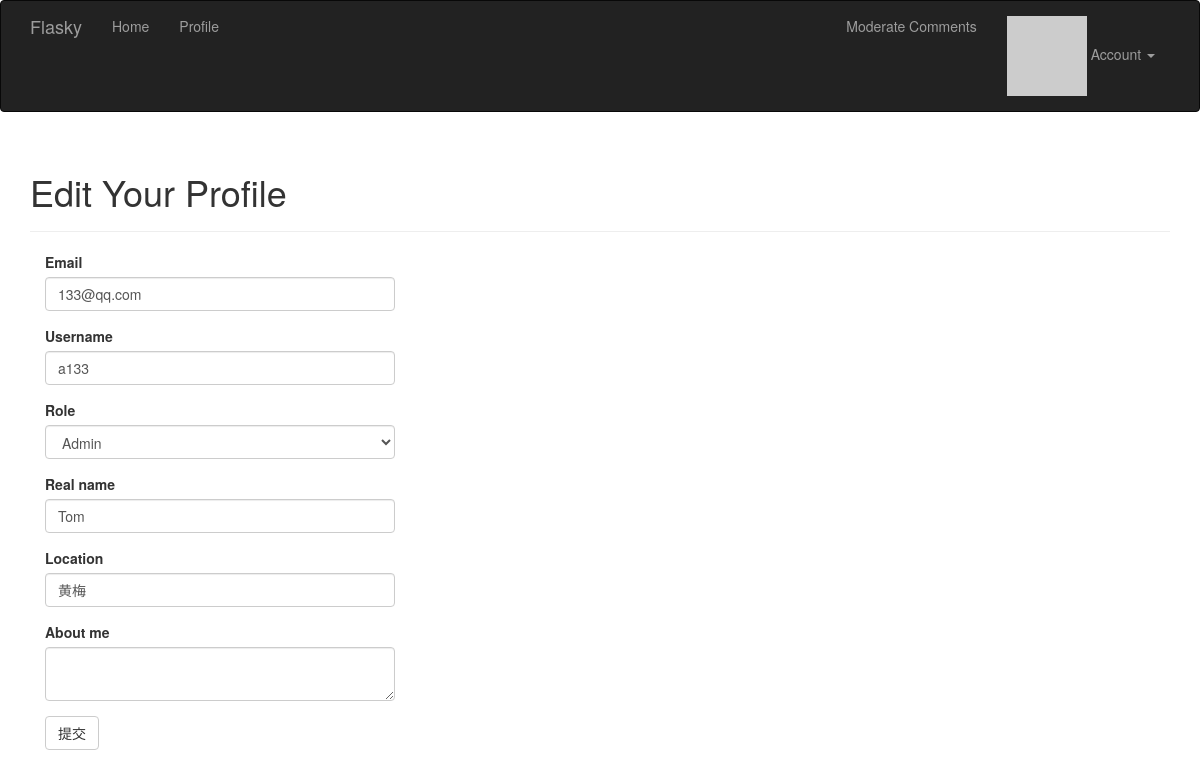
The app's page /edit-profile/2 (signed in), older data.
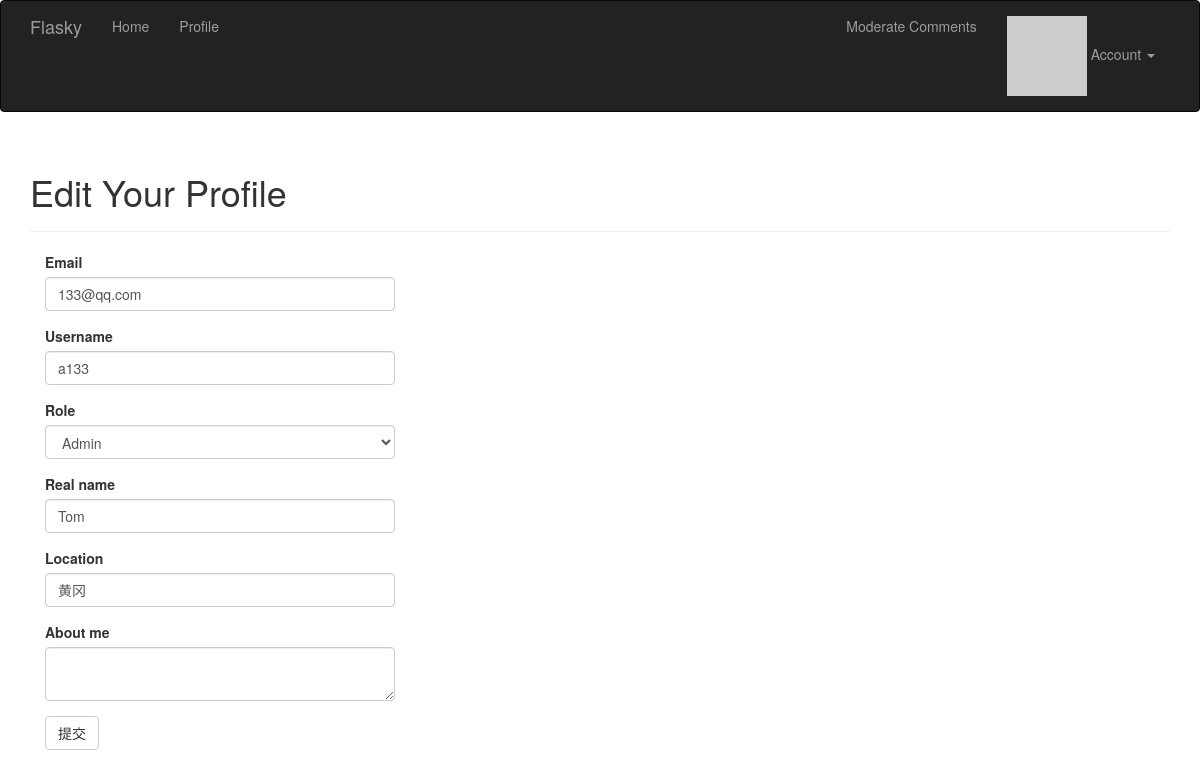
The same page, newer data.
### app/model.py (models this page shows, shortened)
class User(UserMixin,db.Model):
    __tablename__ = 'users'
    id = db.Column(db.Integer,primary_key=True)
    email = db.Column(db.String(64), unique=True, index=True)
    username = db.Column(db.String(64),unique=True)
    role_id = db.Column(db.Integer,db.ForeignKey('roles.id'))
    password_hash = db.Column(db.String(128))
    name = db.Column(db.String(64))  #用户真实姓名
    location = db.Column(db.String(64))  #用户所在地
    about_me = db.Column(db.Text())  #自我介绍
    member_since = db.Column(db.DateTime(),default=datetime.utcnow)  #注册日期
    last_seen = db.Column(db.DateTime(),default=datetime.utcnow)  #最后访问时间
    avatar_hash = db.Column(db.String(32))
    posts = db.relationship('Post',backref='author',lazy='dynamic')
    followed = db.relationship('Follow',foreign_keys=[Follow.follower_id],
                               backref=db.backref('follower',lazy='joined'),
                               lazy='dynamic',
                               cascade='all,delete-orphan')
    followers = db.relationship('Follow',foreign_keys=[Follow.followed_id],
                               backref=db.backref('followed',lazy='joined'),
                               lazy='dynamic',
                               cascade='all,delete-orphan')
    comments = db.relationship('Comment',backref='author',lazy='dynamic')
    def can(self,permissions):
        return self.role is not None and (self.role.permissions & permissions) == permissions
    def gravatar(self,size=100,default='identicon',rating='g'):
        if request.is_secure:
            url = 'https://secure.gravatar.com/avatar'
        else:
            url = 'http://www.gravatar.com/avatar'
        hash = self.avatar_hash or hashlib.md5(self.email.encode('utf-8')).hexdigest()
        return '{url}/{hash}?s={size}&d={default}&r={rating}'.format(url=url,hash=hash,size=size,default=default,rating=rating)
    def ping(self):
        self.last_seen = datetime.utcnow()
        db.session.add(self)
    @property
    def password(self):
        raise AttributeError('password is not a readable attribute')

### app/main/views.py (the view, shortened to what this page needs)
@main.route('/edit-profile/<int:id>',methods=['GET','POST'])
@login_required
@admin_required
def edit_profile_admin(id):
    user = User.query.get_or_404(id)
    form = EditProfileAdminForm(user)
    form.email.data = user.email
    form.username.data = user.username
    form.role.data = user.role
    form.name.data = user.name
    form.location.data = user.location
    form.about_me.data = user.about_me
    return render_template('main/edit_profile.html',form = form)

### app/main/forms.py (shortened to what this page needs)
class EditProfileAdminForm(FlaskForm):
    email = StringField('Email',validators=[DataRequired(),Length(1,64),Email()])
    username = StringField('Username', validators=[DataRequired(), Length(1, 64),
                                                   Regexp('^[A-Za-z][A-Za-z0-9_.]*$', 0,
                                                          'Username必须是字母数字下划线小数点且以字母开头')])
    role = SelectField('Role',coerce=int)
    name = StringField('Real name', validators=[Length(0, 64)])
    location = StringField('Location', validators=[Length(0, 64)])
    about_me = TextAreaField('About me')
    submit = SubmitField('提交')
    def __init__(self,user,*args,**kwargs):
        super().__init__(*args,**kwargs)
        self.role.choices = [(role.id,role.name) for role in Role.query.order_by(Role.name).all()]
        self.user = user

### app/auth/views.py (called while the page is built)
@auth.before_app_request
def before_request():
    if current_user.is_authenticated:
        current_user.ping()

### app/main/__init__.py (called while the page is built)
@main.app_context_processor
def inject_permissions():
    return dict(Permissions=Permissions)

### app/model.py (called while the page is built)
@login_manager.user_loader
def load_user(user_id):
    return User.query.get(int(user_id))

### app/templates/main/edit_profile.html (shortened to what this page needs)
{% extends "base.html" %}
{% import "bootstrap/wtf.html" as wtf %}
{% block page_content %}
<div class="page-header">
    <h1>Edit Your Profile</h1>
</div>
<div class="col-md-4">
    {{ wtf.quick_form(form) }}
</div>
{% endblock %}

Row changes from the older to the newer data that the page shows:
changed User "133@qq.com": location "黄梅" → "黄冈"
